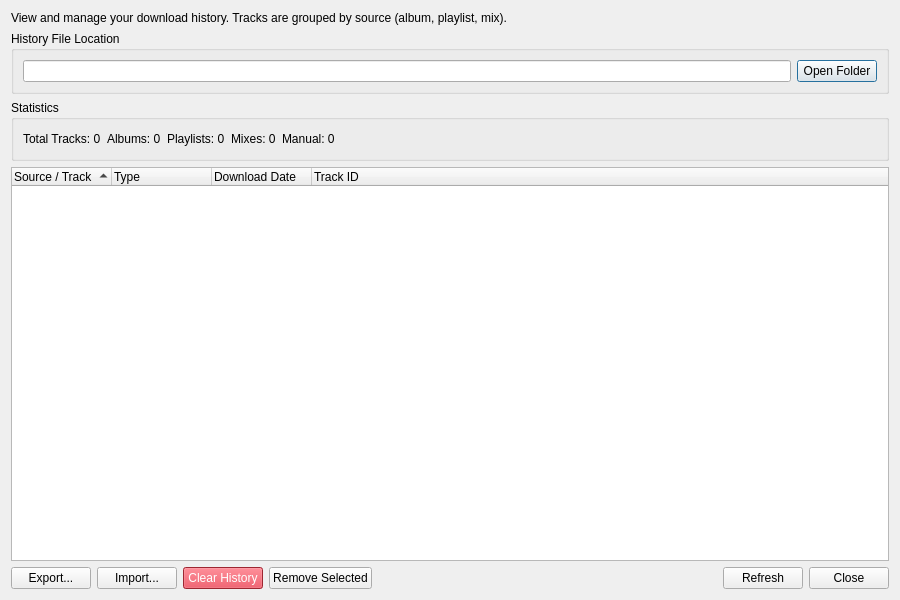
<?xml version="1.0" encoding="UTF-8"?>
<ui version="4.0">
 <class>DialogHistory</class>
 <widget class="QDialog" name="DialogHistory">
  <property name="geometry">
   <rect>
    <x>0</x>
    <y>0</y>
    <width>900</width>
    <height>600</height>
   </rect>
  </property>
  <property name="windowTitle">
   <string>Download History</string>
  </property>
  <layout class="QVBoxLayout" name="verticalLayout">
   <item>
    <widget class="QLabel" name="l_info">
     <property name="text">
      <string>View and manage your download history. Tracks are grouped by source (album, playlist, mix).</string>
     </property>
     <property name="wordWrap">
      <bool>true</bool>
     </property>
    </widget>
   </item>
   <item>
    <widget class="QGroupBox" name="gb_file_info">
     <property name="title">
      <string>History File Location</string>
     </property>
     <layout class="QHBoxLayout" name="horizontalLayout">
      <item>
       <widget class="QLineEdit" name="le_file_path">
        <property name="readOnly">
         <bool>true</bool>
        </property>
       </widget>
      </item>
      <item>
       <widget class="QPushButton" name="pb_open_folder">
        <property name="text">
         <string>Open Folder</string>
        </property>
       </widget>
      </item>
     </layout>
    </widget>
   </item>
   <item>
    <widget class="QGroupBox" name="gb_statistics">
     <property name="title">
      <string>Statistics</string>
     </property>
     <layout class="QHBoxLayout" name="horizontalLayout_2">
      <item>
       <widget class="QLabel" name="l_total_tracks">
        <property name="text">
         <string>Total Tracks: 0</string>
        </property>
       </widget>
      </item>
      <item>
       <widget class="QLabel" name="l_by_albums">
        <property name="text">
         <string>Albums: 0</string>
        </property>
       </widget>
      </item>
      <item>
       <widget class="QLabel" name="l_by_playlists">
        <property name="text">
         <string>Playlists: 0</string>
        </property>
       </widget>
      </item>
      <item>
       <widget class="QLabel" name="l_by_mixes">
        <property name="text">
         <string>Mixes: 0</string>
        </property>
       </widget>
      </item>
      <item>
       <widget class="QLabel" name="l_by_manual">
        <property name="text">
         <string>Manual: 0</string>
        </property>
       </widget>
      </item>
      <item>
       <spacer name="horizontalSpacer">
        <property name="orientation">
         <enum>Qt::Horizontal</enum>
        </property>
        <property name="sizeHint" stdset="0">
         <size>
          <width>40</width>
          <height>20</height>
         </size>
        </property>
       </spacer>
      </item>
     </layout>
    </widget>
   </item>
   <item>
    <widget class="QTreeWidget" name="tw_history">
     <property name="alternatingRowColors">
      <bool>true</bool>
     </property>
     <property name="selectionMode">
      <enum>QAbstractItemView::ExtendedSelection</enum>
     </property>
     <property name="sortingEnabled">
      <bool>true</bool>
     </property>
     <column>
      <property name="text">
       <string>Source / Track</string>
      </property>
     </column>
     <column>
      <property name="text">
       <string>Type</string>
      </property>
     </column>
     <column>
      <property name="text">
       <string>Download Date</string>
      </property>
     </column>
     <column>
      <property name="text">
       <string>Track ID</string>
      </property>
     </column>
    </widget>
   </item>
   <item>
    <layout class="QHBoxLayout" name="horizontalLayout_3">
     <item>
      <widget class="QPushButton" name="pb_export">
       <property name="text">
        <string>Export...</string>
       </property>
      </widget>
     </item>
     <item>
      <widget class="QPushButton" name="pb_import">
       <property name="text">
        <string>Import...</string>
       </property>
      </widget>
     </item>
     <item>
      <widget class="QPushButton" name="pb_clear_history">
       <property name="text">
        <string>Clear History</string>
       </property>
       <property name="styleSheet">
        <string notr="true">background-color: #dc3545; color: white;</string>
       </property>
      </widget>
     </item>
     <item>
      <widget class="QPushButton" name="pb_remove_selected">
       <property name="text">
        <string>Remove Selected</string>
       </property>
      </widget>
     </item>
     <item>
      <spacer name="horizontalSpacer_2">
       <property name="orientation">
        <enum>Qt::Horizontal</enum>
       </property>
       <property name="sizeHint" stdset="0">
        <size>
         <width>40</width>
         <height>20</height>
        </size>
       </property>
      </spacer>
     </item>
     <item>
      <widget class="QPushButton" name="pb_refresh">
       <property name="text">
        <string>Refresh</string>
       </property>
      </widget>
     </item>
     <item>
      <widget class="QPushButton" name="pb_close">
       <property name="text">
        <string>Close</string>
       </property>
      </widget>
     </item>
    </layout>
   </item>
  </layout>
 </widget>
 <resources/>
 <connections/>
</ui>
